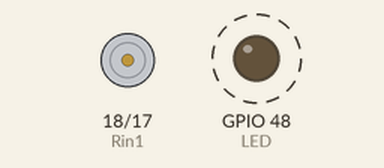
This sketch was run on a simulated ESP32. On the bench: motor-driver pin pairs drawn as motors (green arrow = first pin HIGH = forward, orange = second pin HIGH = backward, longer = more drive), output pins drawn as LEDs (lit = HIGH). Dashed ring = blinking. Pins used as bus, display or sensor lines are not drawn.

Above: at 10.5 s.
Timing chart, 0 to 13.0 s (numbered marks = the images above):
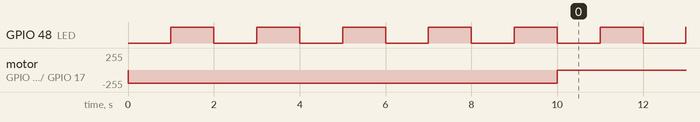

Measured:
- by itself, GPIO 48 (LED): alternates HIGH for 1.0 s and LOW for 1.0 s

The sketch:

12_Classic.ino
```cpp
//宏
#define Resolution 9     //分辨率
//IO宏
#define LED 48
#define Lin1 15
#define Lin2 16
#define Rin1 18
#define Rin2 17

//函数宏
void motor_init();
void motor_left();
void motor_right();
void motor_forward();
void motor_stop();
void Timer_Handler(void);
//对象
hw_timer_t *Timer = NULL;

void setup() {
  // put your setup code here, to run once:
  motor_init();
  pinMode(LED,OUTPUT);

  Timer = timerBegin(1000000);    // 初始化定时器频率为1MHz
  timerAttachInterrupt(Timer,Timer_Handler);  //定时器0的中断回调函数为Timer_Handler
  timerAlarm(Timer,1000000,true,0);           //计数值为 1000 000，意为1s进一次中断，用来闪灯

  // motor_forward();

  // motor_left();

  // motor_right();

  motor_back();

  delay(10000);
  motor_stop();
}

void loop() {
  // put your main code here, to run repeatedly:

}


void Timer_Handler(void)
{
  digitalWrite(LED, !digitalRead(LED));
}
/**************************底盘******************************/
void motor_init()
{
    //L_IN1
    ledcAttach(Lin1,10000,Resolution);
    //L_IN2
    ledcAttach(Lin2,10000,Resolution);
    //R_IN1
    ledcAttach(Rin1,10000,Resolution);
    //R_IN2
    ledcAttach(Rin2,10000,Resolution);
    motor_stop();
}

void motor_left(void)
{
  ledcWrite(Lin1, 340); // 左
  ledcWrite(Lin2, 0);

  ledcWrite(Rin1, 400); // 右
  ledcWrite(Rin2, 0);
}
void motor_right(void)
{
  ledcWrite(Lin1, 400); // 左
  ledcWrite(Lin2, 0);

  ledcWrite(Rin1, 340); // 右
  ledcWrite(Rin2, 0);
}
// speed range from 0-100
void motor_forward(void)
{
  ledcWrite(Lin1, 400); // 左
  ledcWrite(Lin2, 0);

  ledcWrite(Rin1, 400); // 右
  ledcWrite(Rin2, 0);
}

void motor_back(void)
{

  ledcWrite(Lin1, 0); // 左
  ledcWrite(Lin2, 400);

  ledcWrite(Rin1, 0); // 右
  ledcWrite(Rin2, 400);
}
void motor_stop()
{
  ledcWrite(Lin1, 0); // 输出PWM
  ledcWrite(Lin2, 0); // 输出PWM
  ledcWrite(Rin1, 0); // 输出PWM
  ledcWrite(Rin2, 0); // 输出PWM
}
```
